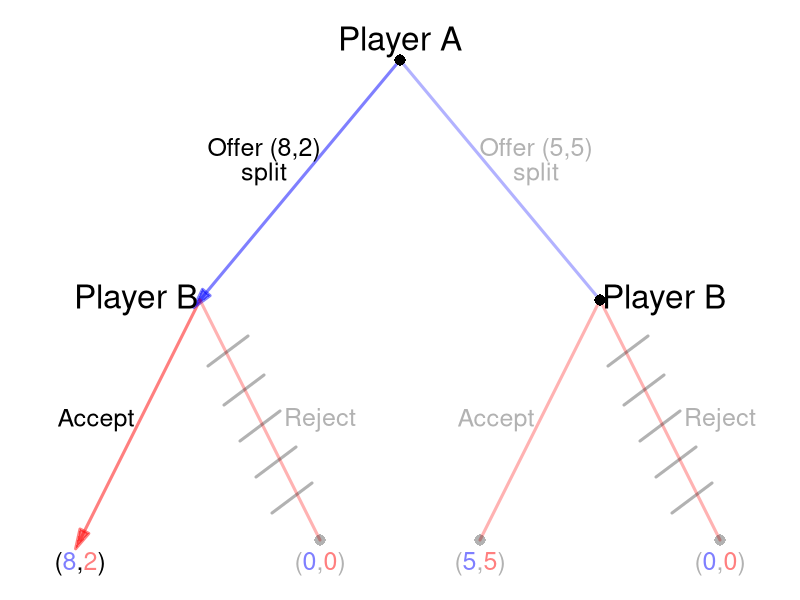

Write the R code that produced this figure.
require(shape)
pdf(file = "people/sequential_ultimatum_selfinterest.pdf", width = 9, height = 7)

#Set parameters for graphics
axislabelsize <- 1.5
labelsize <- 2
actionlabelsize <- 1.5
graphlinewidth <- 3
segmentlinewidth <- 2
nodesize <- 1.5
fadelevel <- 0.3

COL <- c("#7fc97f", "#beaed4", "#fdc086", "#ffff99", "#386cb0", "#f0027f", "#bf5b17", "#666666")
COLA <- c("#99d8c9","#66c2a4","#41ae76", "#238b45", "#005824")
COLB <- c("#4eb3d3", "#2b8cbe", "#0868ac","#084081")

par(mar =  c(0, 0, 0, 0))

xlims <- c(0, 10)
ylims <- c(0, 10)

npts <- 501 
x <- seq(xlims[1], xlims[2], length.out = npts)
y <- seq(ylims[1], ylims[2], length.out = npts) 

plot(0, 0, xlim = xlims, ylim = ylims, type = "n",
     xlab = expression(paste("")),
     ylab = expression(paste("")), 
     xaxt = "n", 
     yaxt = "n", 
     cex.lab = axislabelsize, 
     bty = "n",
     xaxs="i", 
     yaxs="i")

ticksy <- seq(from = 0, to = ylims[2], by = 2)
ylabels <- seq(from = 0, to = ylims[2], by = 2)
ticksx <- seq(from = 0, to = xlims[2], by = 2)
xlabels <- seq(from = 0, to = xlims[2], by = 2)

#Branches for Aram
#Offer (8, 2)
#segments(5, 9, 2.5, 5, lty = 1, col = rgb(0, 0, 1, 0.5), lwd = graphlinewidth)
#Offer (5, 5)
segments(5, 9, 7.5, 5, lty = 1, col = rgb(0, 0, 1, fadelevel), lwd = graphlinewidth)

#Branches for Bina
#From A offer (8, 2)
#Bina Acept
Arrows(2.5, 5, 1, 1, col = rgb(1, 0, 0, 0.5), lty = 1, lwd = 3, arr.type = "triangle")
#Branches for A (arrow)
#Offer (8, 2)
Arrows(5, 9, 2.5, 5, col = rgb(0, 0, 1, 0.5), lty = 1, lwd = 3, arr.type = "triangle")



#Bina Reject
segments(2.5, 5, 4, 1, lty = 1, col = rgb(1, 0, 0, fadelevel), lwd = graphlinewidth)

#From Aram offer (5, 5)
#Bina Accept
segments(7.5, 5, 6, 1, lty = 1, col = rgb(1, 0, 0, fadelevel), lwd = graphlinewidth)

#Bina Reject
segments(7.5, 5, 9, 1, lty = 1, col = rgb(1, 0, 0, fadelevel), lwd = graphlinewidth)



#Initial node
points(5, 9, pch = 16, col = "black", cex = nodesize)

#P1 Nodes
#points(2.5, 5, pch = 16, col = "black", cex = nodesize)
points(7.5, 5, pch = 16, col = "black", cex = nodesize)

#P2 Terminal Nodes
#points(1, 1, pch = 16, col = "black", cex = nodesize)
points(4, 1, pch = 16, col = rgb(0,0,0,fadelevel), cex = nodesize)
points(6, 1, pch = 16, col = rgb(0,0,0,fadelevel), cex = nodesize)
points(9, 1, pch = 16, col = rgb(0,0,0,fadelevel), cex = nodesize)

text(5, 9.3, expression(paste("Player A")), cex = labelsize)

text(3.3, 7.5, expression(paste("Offer (8,2)")), cex = actionlabelsize)
text(3.3, 7.1, expression(paste("split")), cex = actionlabelsize)
text(6.7, 7.5, expression(paste("Offer (5,5)")), cex = actionlabelsize, col = rgb(0,0,0,fadelevel))
text(6.7, 7.1, expression(paste("split")), cex = actionlabelsize, col = rgb(0,0,0,fadelevel))


text(1.7, 5, expression(paste("Player B")), cex = labelsize)
text(1.2, 3, expression(paste("Accept")), cex = actionlabelsize)
text(4, 3, expression(paste("Reject")), cex = actionlabelsize, col = rgb(0,0,0,fadelevel))


text(8.3, 5, expression(paste("Player B")), cex = labelsize)
text(6.2, 3, expression(paste("Accept")), cex = actionlabelsize, col = rgb(0,0,0,fadelevel))
text(9, 3, expression(paste("Reject")), cex = actionlabelsize, col = rgb(0,0,0,fadelevel))


#Payoffs 
text(1, .6, expression("(" * phantom("8") * "," * phantom("2") * ")"), cex = actionlabelsize)
text(1, .6, expression(phantom("(") * "8" * phantom(",") * phantom("2") * phantom(")")), col = rgb(0, 0, 1, 0.5),  cex = actionlabelsize)
text(1, .6, expression(phantom("(") * phantom("8") * phantom(",") * "2" * phantom(")")), col = rgb(1, 0, 0, 0.5), cex = actionlabelsize)

text(4, .6, expression("(" * phantom("0") * "," * phantom("0") * ")"), cex = actionlabelsize, col = rgb(0,0,0,fadelevel))
text(4, .6, expression(phantom("(") * "0" * phantom(",") * phantom("0") * phantom(")")), col = rgb(0, 0, 1, 0.5,fadelevel),  cex = actionlabelsize)
text(4, .6, expression(phantom("(") * phantom("0") * phantom(",") * "0" * phantom(")")), col = rgb(1, 0, 0, 0.5,fadelevel), cex = actionlabelsize)

text(6, .6, expression("(" * phantom("5") * "," * phantom("5") * ")"), cex = actionlabelsize, col = rgb(0,0,0,fadelevel))
text(6, .6, expression(phantom("(") * "5" * phantom(",") * phantom("5") * phantom(")")), col = rgb(0, 0, 1, 0.5,fadelevel),  cex = actionlabelsize)
text(6, .6, expression(phantom("(") * phantom("5") * phantom(",") * "5" * phantom(")")), col = rgb(1, 0, 0, 0.5,fadelevel), cex = actionlabelsize)

text(9, .6, expression("(" * phantom("0") * "," * phantom("0") * ")"), cex = actionlabelsize, col = rgb(0,0,0,fadelevel))
text(9, .6, expression(phantom("(") * "0" * phantom(",") * phantom("0") * phantom(")")), col = rgb(0, 0, 1, 0.5,fadelevel),  cex = actionlabelsize)
text(9, .6, expression(phantom("(") * phantom("0") * phantom(",") * "0" * phantom(")")), col = rgb(1, 0, 0, 0.5,fadelevel), cex = actionlabelsize)

#Cutting branch plant late when A plants early
segments(2.6, 3.9, 3.1, 4.4, lty = 1, col = rgb(0,0,0,fadelevel), lwd = graphlinewidth)
segments(2.8, 3.25, 3.3, 3.75, lty = 1, col = rgb(0,0,0,fadelevel), lwd = graphlinewidth)
segments(3, 2.65, 3.5, 3.15, lty = 1, col = rgb(0,0,0,fadelevel), lwd = graphlinewidth)
segments(3.2, 2.05, 3.7, 2.55, lty = 1, col = rgb(0,0,0,fadelevel), lwd = graphlinewidth)
segments(3.4, 1.45, 3.9, 1.95, lty = 1, col = rgb(0,0,0,fadelevel), lwd = graphlinewidth)


#Cutting branch plant late when A plants early
segments(7.6, 3.9, 8.1, 4.4, lty = 1, col = rgb(0,0,0,fadelevel), lwd = graphlinewidth)
segments(7.8, 3.25, 8.3, 3.75, lty = 1, col = rgb(0,0,0,fadelevel), lwd = graphlinewidth)
segments(8, 2.65, 8.5, 3.15, lty = 1, col = rgb(0,0,0,fadelevel), lwd = graphlinewidth)
segments(8.2, 2.05, 8.7, 2.55, lty = 1, col = rgb(0,0,0,fadelevel), lwd = graphlinewidth)
segments(8.4, 1.45, 8.9, 1.95, lty = 1, col = rgb(0,0,0,fadelevel), lwd = graphlinewidth)



#Cutting branch plant late when A plants
# segments(7.4, 3.9, 6.9, 4.4, lty = 1, col = rgb(0,0,0,fadelevel), lwd = graphlinewidth)
# segments(7.2, 3.25, 6.7, 3.75, lty = 1, col = rgb(0,0,0,fadelevel), lwd = graphlinewidth)
# segments(7, 2.65, 6.5, 3.15, lty = 1, col = rgb(0,0,0,fadelevel), lwd = graphlinewidth)
# segments(6.8, 2.05, 6.3, 2.55, lty = 1, col = rgb(0,0,0,fadelevel), lwd = graphlinewidth)
# segments(6.6, 1.45, 6.1, 1.95, lty = 1, col = rgb(0,0,0,fadelevel), lwd = graphlinewidth)


dev.off()
